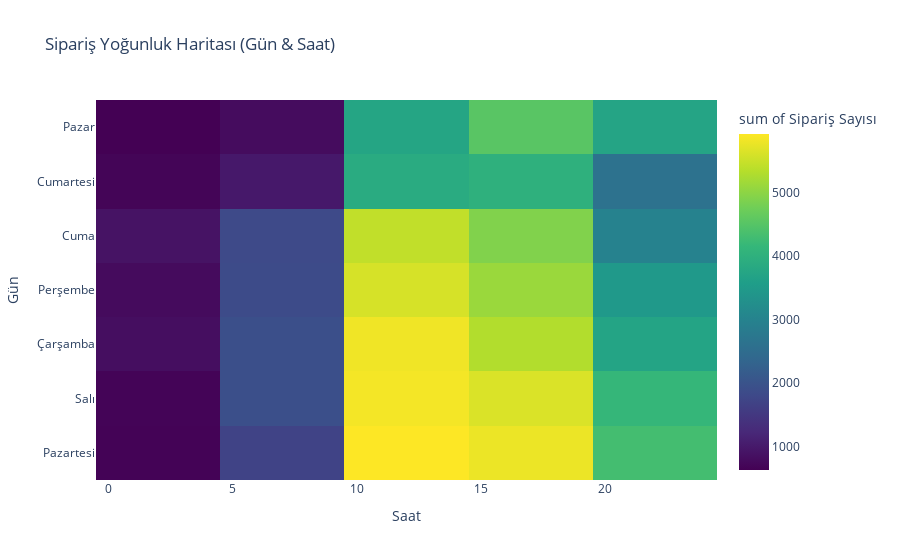

The cell this chart's notebook holds for it:
### Markdown cell above
## 🕵️♂️ Adım 3: Derinlemesine Analiz (Deep Dive)

Veriyi tanıdık, şimdi işin derinine inelim. Müşteri davranışlarını anlamak için şu sorulara cevap arayacağız:
1.  **Zamanlama:** Müşteriler en çok hangi gün ve saatte alışveriş yapıyor?
2.  **Ödeme:** Taksitli alışveriş yaygın mı? Hangi ödeme yöntemleri tercih ediliyor?
3.  **Memnuniyet:** Teslimat süresi ile Müşteri Puanı (Review Score) arasında nasıl bir ilişki var?

### Code cell
# 3.1 Zaman Analizi (Heatmap)
# Siparişlerin gün ve saat dağılımı

master_df = master_df.with_columns([
    pl.col("order_purchase_timestamp").str.to_datetime().dt.weekday().alias("weekday"),
    pl.col("order_purchase_timestamp").str.to_datetime().dt.hour().alias("hour")
])

time_heatmap = (
    master_df.group_by(["weekday", "hour"])
    .len()
    .sort(["weekday", "hour"])
    .to_pandas()
)

# Gün isimlerini ekleyelim
days = {1: 'Pazartesi', 2: 'Salı', 3: 'Çarşamba', 4: 'Perşembe', 5: 'Cuma', 6: 'Cumartesi', 7: 'Pazar'}
time_heatmap['day_name'] = time_heatmap['weekday'].map(days)

fig = px.density_heatmap(time_heatmap, x="hour", y="day_name", z="len", 
                         title="Sipariş Yoğunluk Haritası (Gün & Saat)",
                         labels={'hour': 'Saat', 'day_name': 'Gün', 'len': 'Sipariş Sayısı'},
                         color_continuous_scale='Viridis')
fig.update_layout(yaxis={'categoryorder':'array', 'categoryarray': list(days.values())})
fig.show()

### Figure 1 — Plotly figure (JSON) as saved in the notebook; plotly's stock layout.template omitted (floating-point values rounded to 4 significant figures; data arrays with more than 128 entries replaced by an {"elided": "..."} marker saying what was removed)
{"data": [{"coloraxis": "coloraxis", "histfunc": "sum", "hovertemplate": "Saat=%{x}<br>Gün=%{y}<br>sum of Sipariş Sayısı=%{z}<extra></extra>", "name": "", "type": "histogram2d", "x": {"elided": "168 int values"}, "xaxis": "x", "xbingroup": "x", "y": {"elided": "168 str values"}, "yaxis": "y", "ybingroup": "y", "z": {"elided": "168 int values"}}], "layout": {"coloraxis": {"colorbar": {"title": {"text": "sum of Sipariş Sayısı"}}, "colorscale": [[0.0, "#440154"], [0.1111, "#482878"], [0.2222, "#3e4989"], [0.3333, "#31688e"], [0.4444, "#26828e"], [0.5556, "#1f9e89"], [0.6667, "#35b779"], [0.7778, "#6ece58"], [0.8889, "#b5de2b"], [1.0, "#fde725"]]}, "legend": {"tracegroupgap": 0}, "title": {"text": "Sipariş Yoğunluk Haritası (Gün & Saat)"}, "xaxis": {"anchor": "y", "domain": [0.0, 1.0], "title": {"text": "Saat"}}, "yaxis": {"anchor": "x", "categoryarray": ["Pazartesi", "Salı", "Çarşamba", "Perşembe", "Cuma", "Cumartesi", "Pazar"], "categoryorder": "array", "domain": [0.0, 1.0], "title": {"text": "Gün"}}}}
